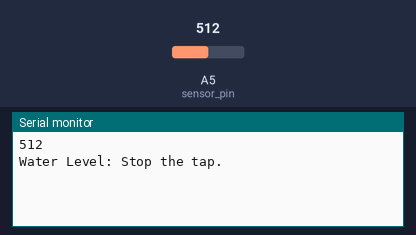
Bench run of a sketch on a simulated Arduino Uno, built with avr-gcc and run on an emulated ATmega328P. Shown: the last lines printed to the serial monitor. Inputs (shaded band) come from the test bench; at power-on: A5 (sensor_pin) = 512.

Above: at 1.3 s.
1.4 s: A5 (sensor_pin) set to 81
At 2.4 s:
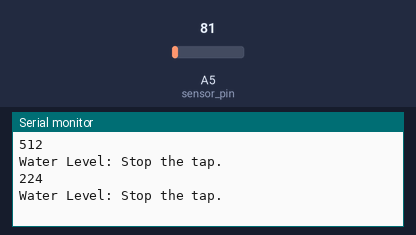
2.9 s: A5 (sensor_pin) set to 69
At 4.8 s:
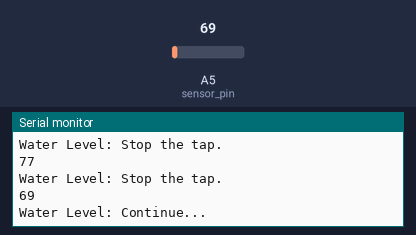
Timing chart, 0 to 6.3 s (numbered marks = the images above; inputs shaded):
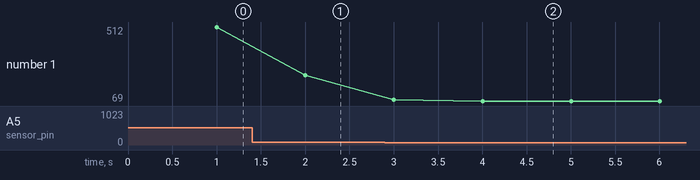

The sketch:

waterLevel.ino
```cpp
//Global Variables
int water_sensor_reading1 = 0;  // holds the value
int water_sensor_reading2 = 0;
int water_sensor_reading3 = 0;
int realReading = 0;
int sensor_pin = A5; // sensor pin used

void setup() {
  // start the serial console
  Serial.begin(9600);
}
void loop() {
  water_sensor_reading1 = analogRead(sensor_pin); //Read data from analog pin and store it to resval variable
  delay(500);
  water_sensor_reading2 = analogRead(sensor_pin);
  delay(500);
  water_sensor_reading3 = analogRead(sensor_pin);
  realReading = (water_sensor_reading1+water_sensor_reading2+water_sensor_reading3)/3;
  Serial.println(realReading);
  if (realReading<75){
    Serial.println("Water Level: Continue...");
  }
  else if(realReading>=75){
    Serial.println("Water Level: Stop the tap.");
  }
//  }
//  else if(water_sensor_reading>250 && water_sensor_reading<=300){
//    Serial.println("Water Level: Medium");
//  }
//  else if(water_sensor_reading>300){
//    Serial.println("Water Level: High");
//  }
}
```

Measured:
- the behaviour switches between 75 and 74 on A5 (sensor_pin) (found by bisection; images 1 and 2)
- after the input at 1.4 s, the serial monitor: prints a new line after 0.60 s (image 1)
- after the input at 2.9 s, the serial monitor: prints a new line after 0.10 s (image 2)
- plotted number 1: 512 → 224 after the input at 1.4 s, 224 → 69 after the input at 2.9 s
